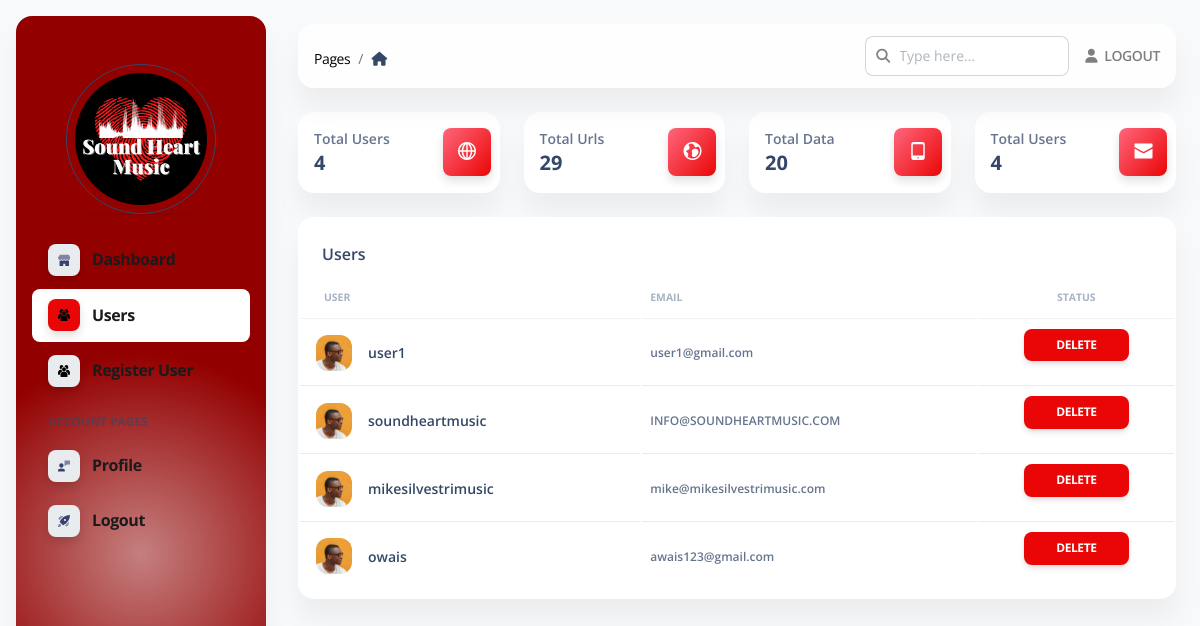
/admin/users (signed in), run on the app's committed database.
### apps/authentication/models.py (models this page shows, shortened)
class Users(db.Model, UserMixin):
    __tablename__ = 'Users'
    id            = db.Column(db.Integer, primary_key=True)
    username      = db.Column(db.String(64), unique=True)
    email         = db.Column(db.String(64), unique=True)
    password      = db.Column(db.LargeBinary)
    role = db.Column(db.String(64), unique=True)
    oauth_github  = db.Column(db.String(100), nullable=True)
    api_token     = db.Column(db.String(100))
    api_token_ts  = db.Column(db.Integer)

### apps/home/routes.py (the view)
@blueprint.route('/admin/users', methods=['POST', 'GET'])
@login_required
@role_required('admin')
def admin_users():
    page_data = get_admin_data()
    users = Users.query.filter(Users.role != "admin").all()
    return render_template("home/admin_users.html",
                           segment='users', API_GENERATOR=len(API_GENERATOR),
                           page_data=page_data,
                           users=users
                           )

### apps/__init__.py (called while the page is built)
def configure_database(app):
    @app.before_first_request
    def initialize_database():
        try:
            db.create_all()
        except Exception as e:
            print('> Error: DBMS Exception: ' + str(e) )
            basedir = os.path.abspath(os.path.dirname(__file__))
            app.config['SQLALCHEMY_DATABASE_URI'] = SQLALCHEMY_DATABASE_URI = 'sqlite:///' + os.path.join(basedir, 'db.sqlite3')
            print('> Fallback to SQLite ')
            db.create_all()
    @app.teardown_request
    def shutdown_session(exception=None):
        db.session.remove()

### apps/authentication/models.py (called while the page is built)
@login_manager.user_loader
def user_loader(id):
    return Users.query.filter_by(id=id).first()

### apps/home/routes.py (called while the page is built)
def role_required(role):
    def decorator(fn):
        @wraps(fn)
        def wrapper(*args, **kwargs):
            admin = Users.query.filter_by(email=current_user.email).first()
            if admin:
                if admin.role != role:
                    logout_user()
                    return redirect(url_for('home_blueprint.admin_login'))
                else:
                    return fn(*args, **kwargs)
            else:
                logout_user()
                return redirect(url_for('home_blueprint.admin_login'))
        return wrapper
    return decorator

def get_admin_data():
    user_urls = Yelpurl.query.all()
    users = Users.query.filter(Users.role != "admin").all()
    services = Service.query.all()
    page_data = {
        'total_filters': len(user_urls),
        'total_users': len(users),
        'services': len(services)
    }
    return page_data

### apps/templates/home/admin_users.html (shortened to what this page needs)
{% extends 'layouts/admin.html' %}
{% block content %}
    <div class="container-fluid py-4">
        <div class="row">
            <div class="col-xl-3 col-sm-6 mb-xl-0 mb-4">
                <div class="card">
                    <div class="card-body p-3">
                        <div class="row">
                            <div class="col-8">
                                <div class="numbers">
                                    <p class="text-sm mb-0 text-capitalize font-weight-bold">Total Users</p>
                                    <h5 class="font-weight-bolder mb-0">
                                        {{ page_data['total_users'] }}
                                    </h5>
                                </div>
                            </div>
                            <div class="col-4 text-end">
                                <div class="icon icon-shape bg-gradient-danger shadow text-center border-radius-md">
                                    <i class="ni ni-world-2 text-lg opacity-10" aria-hidden="true"></i>
                                </div>
                            </div>
                        </div>
                    </div>
                </div>
            </div>
            <div class="col-xl-3 col-sm-6 mb-xl-0 mb-4">
                <div class="card">
                    <div class="card-body p-3">
                        <div class="row">
                            <div class="col-8">
                                <div class="numbers">
                                    <p class="text-sm mb-0 text-capitalize font-weight-bold">Total Urls</p>
                                    <h5 class="font-weight-bolder mb-0">
                                        {{ page_data['total_filters'] }}
                                    </h5>
                                </div>
                            </div>
                            <div class="col-4 text-end">
                                <div class="icon icon-shape bg-gradient-danger shadow text-center border-radius-md">
                                    <i class="ni ni-world text-lg opacity-10" aria-hidden="true"></i>
                                </div>
                            </div>
                        </div>
                    </div>
                </div>
            </div>
            <div class="col-xl-3 col-sm-6 mb-xl-0 mb-4">
                <div class="card">
                    <div class="card-body p-3">
                        <div class="row">
                            <div class="col-8">
                                <div class="numbers">
                                    <p class="text-sm mb-0 text-capitalize font-weight-bold">Total Data</p>
                                    <h5 class="font-weight-bolder mb-0">
                                        {{ page_data['services'] }}
                                    </h5>
                                </div>
                            </div>
                            <div class="col-4 text-end">
                                <div class="icon icon-shape bg-gradient-danger shadow text-center border-radius-md">
                                    <i class="ni ni-mobile-button text-lg opacity-10" aria-hidden="true"></i>
                                </div>
                            </div>
                        </div>
                    </div>
                </div>
            </div>
            <div class="col-xl-3 col-sm-6">
                <div class="card">
                    <div class="card-body p-3">
                        <div class="row">
                            <div class="col-8">
                                <div class="numbers">
                                    <p class="text-sm mb-0 text-capitalize font-weight-bold">Total Users</p>
                                    <h5 class="font-weight-bolder mb-0">
                                        {{ page_data['total_users'] }}
                                    </h5>
                                </div>
                            </div>
                            <div class="col-4 text-end">
                                <div class="icon icon-shape bg-gradient-danger shadow text-center border-radius-md">
                                    <i class="ni ni-email-83 text-lg opacity-10" aria-hidden="true"></i>
                                </div>
                            </div>
                        </div>
                    </div>
                </div>
            </div>
        </div>
        <div class="row py-4">
            <div class="col-12">
                <div class="card mb-4">
                    <div class="card-header pb-0">
                        <h6>Users</h6>
                    </div>
                    <div class="card-body px-0 pt-0 pb-2">
                        <div class="table-responsive p-0">
                            {% if users %}
                                <table class="table align-items-center mb-0">
                                    <thead>
                                    <tr>
                                        <th class="text-uppercase text-secondary text-xxs font-weight-bolder opacity-7">
                                            User
                                        </th>
                                        <th class="text-uppercase text-secondary text-xxs font-weight-bolder opacity-7 ps-2">
                                            Email
                                        </th>
                                        <th class="text-center text-uppercase text-secondary text-xxs font-weight-bolder opacity-7">
                                            Status
                                        </th>
                                    </tr>
                                    </thead>
                                    <tbody>
                                    {% for user in users %}
                                        <tr>
                                            <td>
                                                <div class="d-flex px-2 py-1">
                                                    <div>
                                                        <img src="{{ config.ASSETS_ROOT }}/img/team-2.jpg"
                                                             class="avatar avatar-sm me-3" alt="user1">
                                                    </div>
                                                    <div class="d-flex flex-column justify-content-center">
                                                        <h6 class="mb-0 text-sm">{{ user.username }}</h6>
                                                    </div>
                                                </div>
                                            </td>
                                            <td>
                                                <p class="text-xs font-weight-bold mb-0">{{ user.email }}</p>
                                            </td>
                                            <td class="align-middle text-center text-sm">
                                                <a href="/admin/users/delete/{{ user.id }}" class="btn btn-sm btn-danger">Delete</a>
                                            </td>
                                        </tr>
                                    {% endfor %}
                                    </tbody>
                                </table>
                            {% endif %}
                        </div>
                    </div>
                </div>
            </div>
        </div>
    </div>
{% endblock content %}

### apps/static/assets/css/nucleo-svg.css (style rules this page uses)
.icon { display: inline-block; color: #111111; height: 1em; width: 1em; }
.icon { fill: currentColor; stroke: none; }

### apps/static/assets/css/dark-theme-core.css (style rules this page uses)
body { transition: background-color 200ms ease-in; }

### data on the page
Users: username "user1", email "user1@gmail.com"
Users: username "soundheartmusic", email "INFO@SOUNDHEARTMUSIC.COM"
Users: username "mikesilvestrimusic", email "mike@mikesilvestrimusic.com"
Users: username "owais", email "awais123@gmail.com"

### other printed values
{{ page_data['total_users'] }} "4"
{{ page_data['total_filters'] }} "29"
{{ page_data['services'] }} "20"
